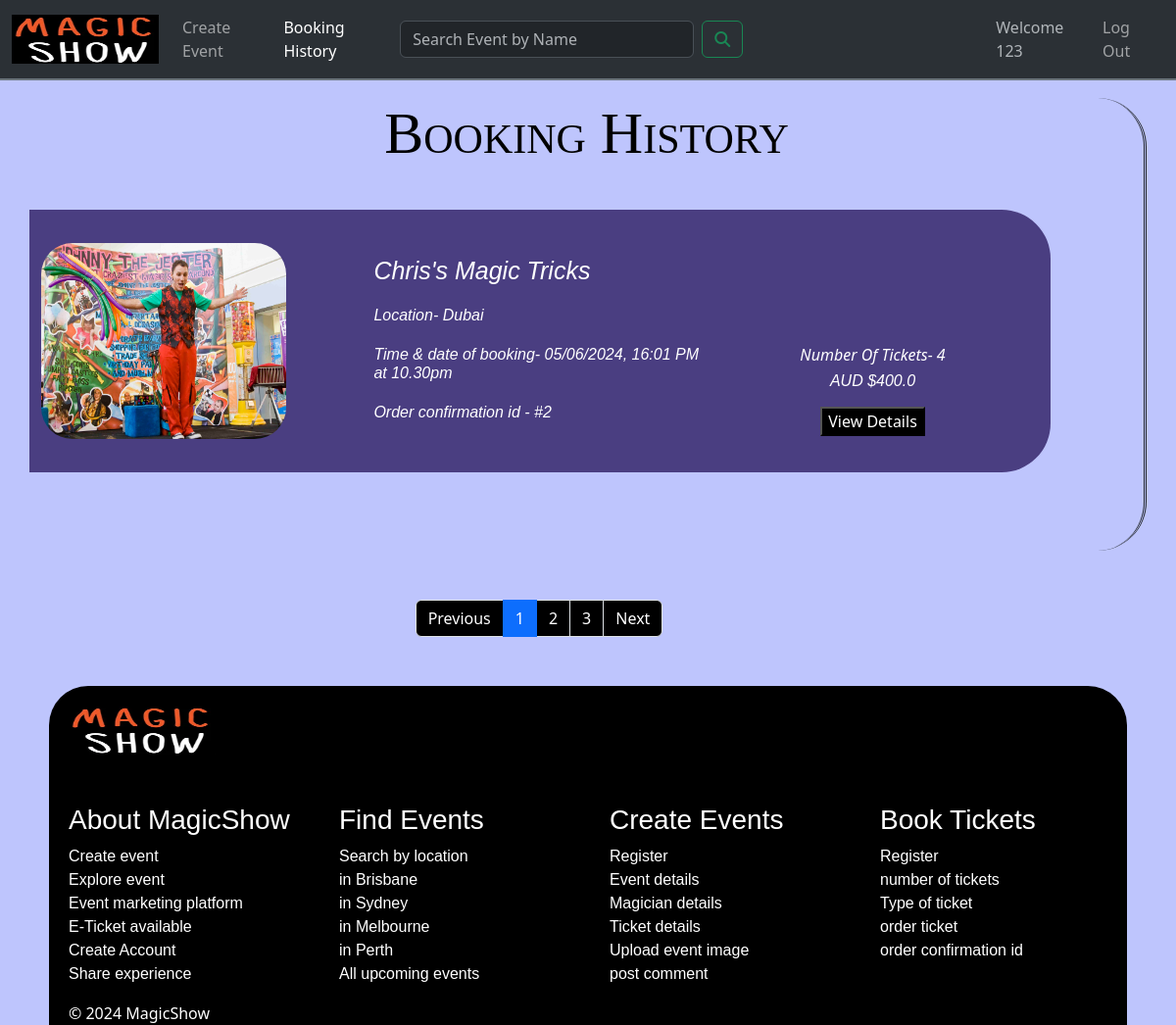
Screenshot of /history (signed in) with the database file from the repository.
### website/models.py (models this page shows, shortened)
class User(db.Model, UserMixin):
    __tablename__ = 'users'
    id = db.Column(db.Integer, primary_key=True, nullable=False)
    userName = db.Column(db.String(100), index=True, nullable=False)
    emailid = db.Column(db.String(100), index=True, unique=True, nullable=False)
    contactNumber = db.Column(db.String(100))
    password_hash = db.Column(db.String(255), nullable=False)
    address = db.Column(db.String(255))
    bookings = db.relationship('Booking', backref='user')
    comments = db.relationship('Comment', backref='user')

class Booking(db.Model):
    __tablename__ = 'bookings'
    id = db.Column(db.Integer, primary_key=True)
    booked_at = db.Column(db.DateTime, default=datetime.now())
    numTickets = db.Column(db.Integer)
    totalPrice = db.Column(db.Float)
    userid = db.Column(db.Integer, db.ForeignKey('users.id'))
    eventid = db.Column(db.Integer, db.ForeignKey('events.id'))

class Event(db.Model):
    __tablename__ = 'events'
    id = db.Column(db.Integer, primary_key=True, nullable=False)
    userid = db.Column(db.Integer, db.ForeignKey('users.id'))
    eventName = db.Column(db.String(80))
    eventstartDateTime = db.Column(db.DateTime, nullable=False)
    eventendDateTime = db.Column(db.DateTime, nullable=False)
    eventType = db.Column(db.String(50))
    eventLocation = db.Column(db.String(200))
    description = db.Column(db.String(200))
    ticketQuantity = db.Column(db.Integer)
    ticketsAvailable = db.Column(db.Integer)
    ticketPrice = db.Column(db.Float)
    eventImage = db.Column(db.String(400))
    eventStatus = db.Column(db.String(10))
    eventType = db.Column(db.String(50), nullable=False)
    bookings = db.relationship('Booking', backref='event', cascade="all, delete-orphan")
    comments = db.relationship('Comment', backref='event', cascade="all, delete-orphan")

### website/views.py (the view)
@mainbp.route('/history')
@login_required
def history():
    bookings = Booking.query.filter_by(userid=current_user.id).all()
    return render_template('bhistory.html', bookings=bookings)

### website/templates/bhistory.html
{% extends 'base.html' %}
 {% block content %}
  <main>
    <div id="history1" class="container d-flex justify-content-center align-items-center">
      <div class="row">
        <h1 id="book1">Booking History</h1>
        {% if bookings %}
        {% for booking in bookings %}
        <div id="first" class="d-flex col-md-11">
          <div class="col-lg-4 col-md-6 col-sm-6">
            <img class="rounded-5" src="{{ url_for('static', filename=booking.event.eventImage) }}" class="rounded-5" width="250px" height="200px">
          </div>
          <div class="col-lg-5 col-md-2">
            <h6 id="write4">{{booking.event.eventName}}</h6>
            <h6 id="write3">Location- {{booking.event.eventLocation}}</h6>
            <h6 id="write3">Time & date of booking- {{booking.booked_at.strftime("%d/%m/%Y, %H:%M %p")}}<br>
            at 10.30pm</h6>
            <h6 id="write3">Order confirmation id - #{{booking.id}}</h6>
          </div>
          <div id="price" class="col-lg-2 col-md-4">
            <h7 id="write3">Number Of Tickets- {{booking.numTickets}}</h7>
            <h6 id="write3">AUD ${{booking.totalPrice}}</h6>
            <a href="{{url_for('event.show', id=booking.event.id)}}"><button class="btnb">View Details</button></a>
          </div>
        </div>
        {% endfor %}
        {% else %}
        <p>It's time for you to disappear and make some bookings!</p>
        {% endif %}
      </div>
    </div>
    <div class="col-md-10">
      <ul class="pagination justify-content-center">
        <li class="page-item">
          <a class="page-link">Previous</a>
        </li>
        <li class="page-item"><a class="page-link active" href="#">1</a></li>
        <li class="page-item"><a class="page-link" href="#">2</a></li>
        <li class="page-item"><a class="page-link" href="#">3</a></li>
        <li class="page-item">
          <a class="page-link" href="#">Next</a>
        </li>
      </ul>
    </div>
  </main>
{% endblock %}

### website/templates/base.html (shortened to what this page needs)
<!DOCTYPE html>
<html lang="en">
<head>
  <link href="https://cdn.jsdelivr.net/npm/bootstrap@5.3.3/dist/css/bootstrap.min.css" rel="stylesheet">
  <link rel="stylesheet" href="{{ url_for('static', filename='style.css')}}">
</head>
<body>
    <header>
        <nav class="navbar navbar-custom navbar-expand-lg bg-body-tertiary fixed-top bg-dark" data-bs-theme="dark">
            <div class="container-fluid">
              <a class="navbar-brand" href="{{url_for('main.index')}}">
                <img src="{{url_for('static', filename='img/logo.png')}}" alt="MagicShow" width="150" height="50">
              </a>
              <div class="collapse navbar-collapse" id="navbarSupportedContent">
                <ul class="navbar-nav ms-auto mb-2 mb-lg-0">
                  <li class="nav-item">
                    <a class="nav-link {% if request.endpoint == 'event.create' %}active{% endif %}" href="{{ url_for('event.create')}}">Create Event</a>
                  </li>
                  <li class="nav-item">
                    <a class="nav-link {% if request.endpoint == 'main.history' %}active{% endif %}" href="{{ url_for('main.history')}}">Booking History</a>
                  </li>
                </ul>
              </div>
              <form class="d-flex" role="search" action="{{url_for('main.search')}}">
                <input class="form-control me-2" style="width:50%;" type="search" name="search" id="SearchForm" placeholder="Search Event by Name" aria-label="Search">
                <button class="btn btn-outline-success" type="submit"><i class="fa-solid fa-magnifying-glass"></i></button>
              </form>
              <div class="collapse navbar-collapse" id="navbarSupportedContent">
                <ul class="navbar-nav ms-auto mb-2 mb-lg-0">
                  {% if current_user.is_authenticated %}
                  <li class="nav-item">
                     <a class="nav-link disabled text-muted" href="#">Welcome {{current_user.userName}}</a>
                  </li>
                  <li>
                     <a class="nav-link" href="{{ url_for('auth.logout') }}">Log Out</a>
                  </li>
                  {% endif %}
                </ul>
              </div>
            </div>
          </nav>
    </header>
    {% block content %}
    {% endblock %}
    <footer class="footer">
        <section class="top">
            <img id="footerimage" src="{{url_for('static', filename='img/logo.png')}}" width="150" height="50" >
            <div class="footer">
              <div class="row footerrow text-left">
                <div class="col-lg-3 col-md-6 mb-4 mb-md-0">
                  <h3>About MagicShow</h3>
                   <ul class="list-unstyled">
                    <li><a>Create event</a></li>
                    <li><a>Explore event</a></li>
                    <li><a>Event marketing platform</a></li>
                    <li><a>E-Ticket available</a></li>
                    <li><a>Create Account</a></li>
                    <li><a>Share experience</a></li>
                  </ul>
                </div>
                <div class="col-lg-3 col-md-6 mb-4 mb-md-0">
                  <h3>Find Events</h3>
                    <ul class="list-unstyled">
                    <li><a>Search by location</a></li>
                    <li><a>in Brisbane</a></li>
                    <li><a>in Sydney</a></li>
                    <li><a>in Melbourne</a></li>
                    <li><a>in Perth</a></li>
                    <li><a>All upcoming events</a></li>
                    </ul>
                </div>
                <div class="col-lg-3 col-md-6 mb-4 mb-md-0">
                  <h3>Create Events</h3>
                    <ul class="list-unstyled">
                    <li><a>Register</a></li>
                    <li><a>Event details</a></li>
                    <li><a>Magician details</a></li>
                    <li><a>Ticket details</a></li>
                    <li><a>Upload event image</a></li>
                    <li><a>post comment</a></li>
                    </ul>
                </div>
                <div class="col-lg-3 col-md-6 mb-4 mb-md-0">
                  <h3>Book Tickets</h3>
                    <ul class="list-unstyled">
                      <li><a>Register</a></li>
                      <li><a>number of tickets</a></li>
                      <li><a>Type of ticket</a></li>
                      <li><a>order ticket</a></li>
                      <li><a>order confirmation id</a></li>
                    </ul>
                </div>
              </div>
            </div>
          </section>
          <section class="bottom">© 2024 MagicShow</section>
    </footer>
</body>
</html>

### website/static/style.css (style rules this page uses)
body { background-color: rgba(2, 31, 248, 0.253); }
.navbar-custom { background-color: black; border-bottom: 2px solid #6c757d; }
.navbar-custom .nav-link { color: #ffffff8d; transition: color 0.3s ease; }
.top { border-top-left-radius:40px; border-top-right-radius:40px; margin-left:50px; margin-top: 50px; margin-right:50px; background-color: black; }
.footerrow { margin-top:50px; padding-left:20px; color:white }
.bottom { margin-left:50px; margin-right:50px; padding-left:20px; background-color: black; color:white; }
#footerimage { margin-left:20px; margin-top:20px; }
form { width:90%; max-width: 600px; }
input,textarea { width:100%; padding:10px; outline:100px; border: 1px #fff #000000; color: #040000; background:transparent; font-size:15px; }
#history1 { margin-top:100px; border: left 0; border-top-right-radius: 50px; border-bottom-right-radius: 50px; border-right-style:double; }
#first { background-color:rgba(53, 36, 105, 0.841); margin-top:3%; margin-bottom:7%; border-top-right-radius: 50px; border-bottom-right-radius: 50px; padding-top:3%; padding-bottom:3%; margin-right:3%; color:white; }
#price { text-align:center; padding-top:10%; }
#book1 { color:black; text-align: center; font-variant: small-caps; font-size: 60px; }
.pagination { align-items: center; margin-top:5%; margin-left:10%; }
.page-link { background-color:black; color:white; }
.btnb { background-color: black; color:white; margin-top:5%; }
h1 { font-family:Georgia, 'Times New Roman', Times, serif; }
h6 { font-family:'Trebuchet MS', 'Lucida Sans Unicode', 'Lucida Grande', 'Lucida Sans', Arial, sans-serif; }
h3 { font-family:'Trebuchet MS', 'Lucida Sans Unicode', 'Lucida Grande', 'Lucida Sans', Arial, sans-serif; }
.list-unstyled { font-family:'Trebuchet MS', 'Lucida Sans Unicode', 'Lucida Grande', 'Lucida Sans', Arial, sans-serif; }
#write3 { font-style: italic; padding-top:3%; }
#write4 { font-style:italic; padding-top:3%; font-size: 25px; }
.navbar-custom .nav-link:hover, .navbar-custom .nav-link.active { color: #ffffff; }

### rows the page displays
User: userName "123"
Booking: eventImage (picture), event.eventName "Chris's Magic Tricks", event.eventLocation "Dubai", booked_at "05/06/2024, 16:01 PM", id "2", numTickets "4", totalPrice "400.0"
